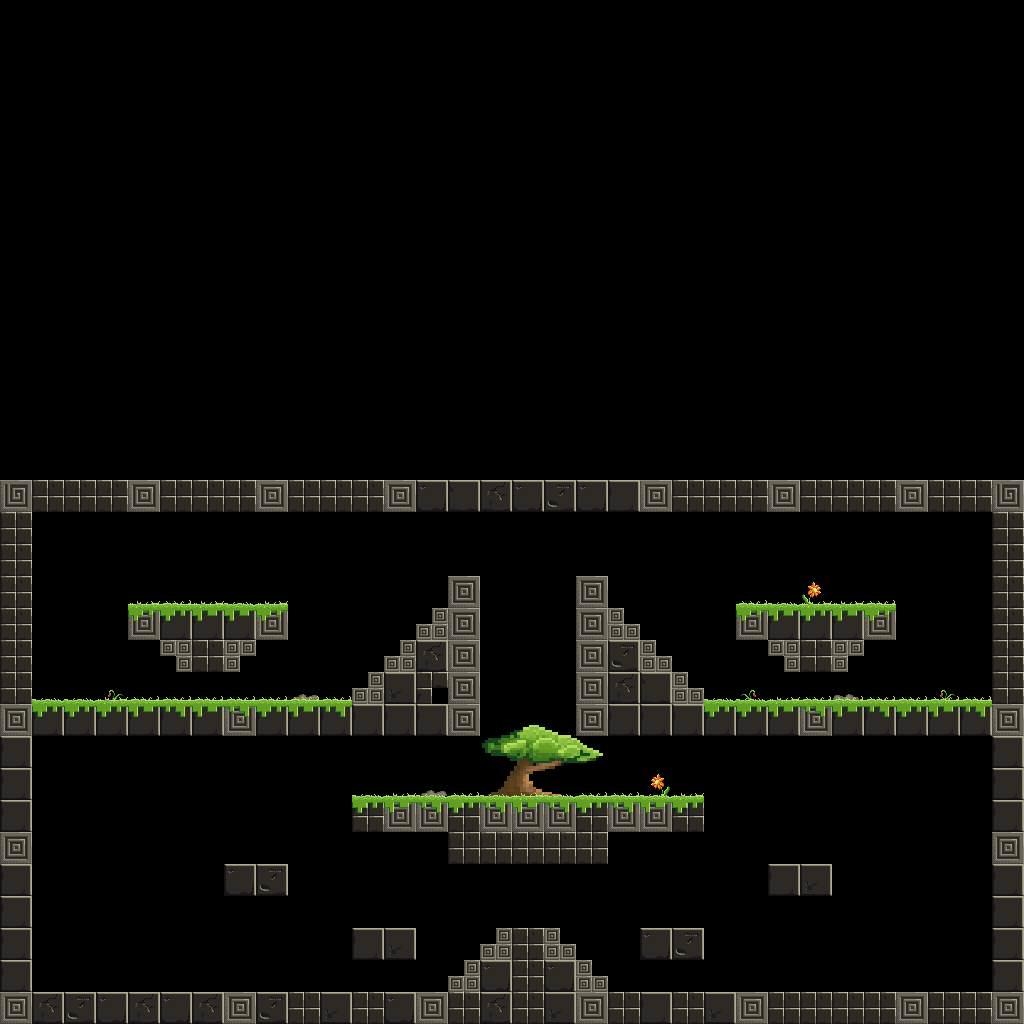

A level layout from a 2D game, rendered from its tile map. Below: a short description, then the map file with tile-grid data replaced by summaries:
An orthogonal 32x32 tile map with 32x32 px tiles, 5 tile layers (decor, block, grass, trap, ...) and 33 objects (4x Spawner, Crown).

<map version="1.0" orientation="orthogonal" width="32" height="32" tilewidth="32" tileheight="32">
 <tileset firstgid="1" name="test4b" tilewidth="32" tileheight="32">
  <image source="test4b.png" width="512" height="256" />
  <tile id="72">
   <properties>
    <property name="collectable" value="True" />
   </properties>
  </tile>
  <tile id="73">
   <properties>
    <property name="type" value="PICK" />
   </properties>
  </tile>
 </tileset>
 <layer name="decor" width="32" height="32">
  <data>[1024 cells, 20 non-empty, 15 distinct tile ids]</data>
 </layer>
 <layer name="block" width="32" height="32">
  <data>[1024 cells, 183 non-empty, 14 distinct tile ids]</data>
 </layer>
 <layer name="grass" width="32" height="32">
  <data>[1024 cells, 86 non-empty, 9 distinct tile ids]</data>
 </layer>
 <objectgroup name="Collision" width="32" height="32">
  <object x="0" y="992" width="1024" height="32" />
  <object x="416" y="480" width="608" height="32" />
  <object x="0" y="480" width="416" height="32" />
  <object x="0" y="512" width="32" height="480" />
  <object x="32" y="704" width="448" height="32" />
  <object x="576" y="704" width="416" height="32" />
  <object x="992" y="512" width="32" height="480" />
  <object x="128" y="608" width="160" height="32" />
  <object x="192" y="640" width="32" height="32" />
  <object x="736" y="608" width="160" height="32" />
  <object x="800" y="640" width="32" height="32" />
  <object x="352" y="800" width="352" height="32" />
  <object x="448" y="832" width="160" height="32" />
  <object x="512" y="928" width="32" height="64" />
  <object x="352" y="704">
   <polygon points="0,0 96,-96 96,0" />
  </object>
  <object x="608" y="608">
   <polygon points="0,0 96,96 0,96" />
  </object>
  <object x="448" y="992">
   <polygon points="0,0 64,-64 64,0" />
  </object>
  <object x="544" y="928">
   <polygon points="0,0 64,64 0,64" />
  </object>
  <object x="448" y="576" width="32" height="128" />
  <object x="576" y="576" width="32" height="128" />
  <object x="160" y="640">
   <polygon points="0,0 32,32 32,0" />
  </object>
  <object x="224" y="640">
   <polygon points="0,0 0,32 32,0" />
  </object>
  <object x="768" y="640">
   <polygon points="0,0 32,32 32,0" />
  </object>
  <object x="832" y="640">
   <polygon points="0,0 0,32 32,0" />
  </object>
  <object x="224" y="864" width="64" height="32" />
  <object x="352" y="928" width="64" height="32" />
  <object x="768" y="864" width="64" height="32" />
  <object x="640" y="928" width="64" height="32" />
 </objectgroup>
 <objectgroup color="#00ff00" name="Entities" width="32" height="32">
  <object name="Spawner" x="224" y="544" width="32" height="32" />
  <object name="Crown" x="512" y="882" width="33" height="31" />
  <object name="Spawner" x="768" y="544" width="36" height="35" />
  <object name="Spawner" x="128" y="544" width="36" height="35" />
  <object name="Spawner" x="864" y="544" width="36" height="35" />
 </objectgroup>
 <layer name="trap" width="32" height="32">
  <data>[1024 cells, 36 non-empty, 1 distinct tile ids]</data>
 </layer>
 <layer name="collectable" width="32" height="32">
  <data>[1024 cells, 131 non-empty, 1 distinct tile ids]</data>
 </layer>
</map>
